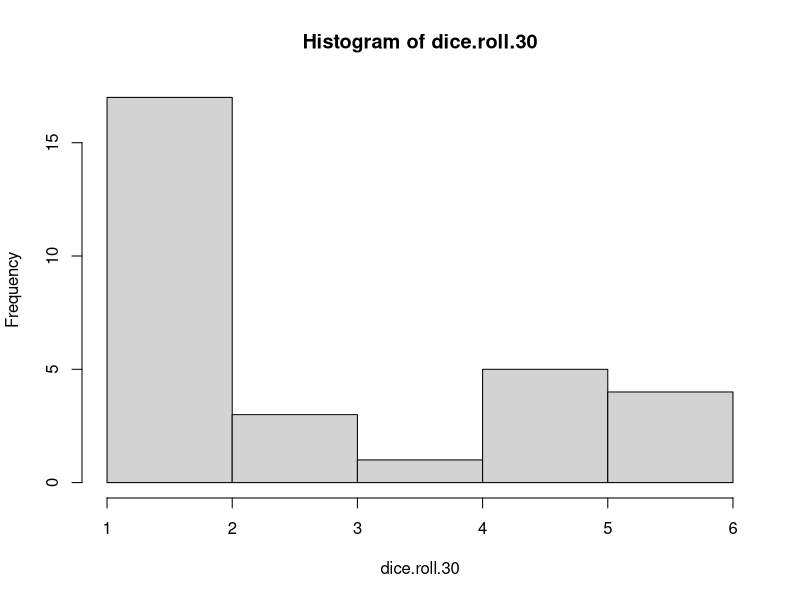
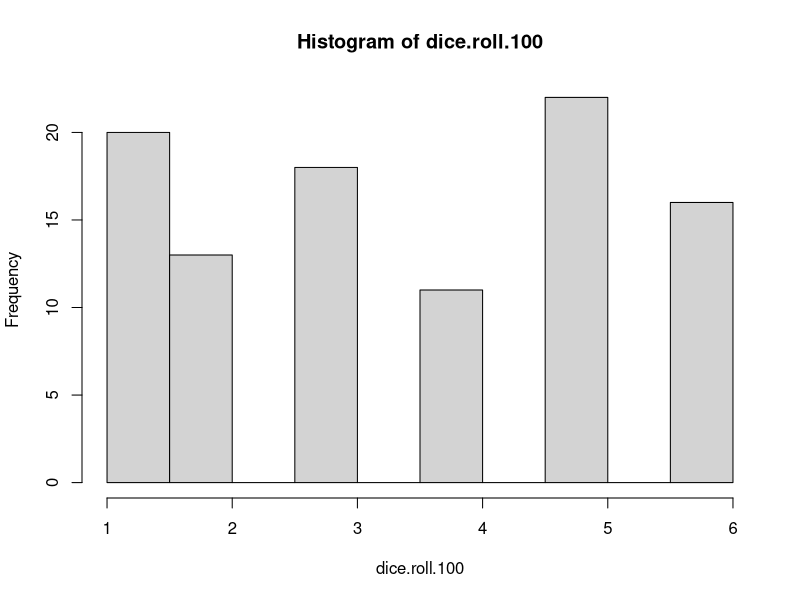

These charts were generated, in order, by the following R code:
## ---- chunk 1
dice.roll.30 <- sample(x = 1:6, size = 30, replace = TRUE)
sample(x = 1:6, size = 30, replace = TRUE)
## ---- chunk 2
a <- table(dice.roll.30)
as.data.frame(table(dice.roll.30))
hist(dice.roll.30)   
## ---- chunk 3
dice.roll.100 <- sample(x = 1:6, size = 100, replace = TRUE)
sample(x = 1:6, size = 100, replace = TRUE)
## ---- chunk 4
a <- table(dice.roll.100)
as.data.frame(table(dice.roll.100))
hist(dice.roll.100)
## ---- chunk 5

#Sample 1 

dice.roll.sample <- sample(x = 1:6, size = 100, replace = TRUE)
as.data.frame(table(dice.roll.sample))
v11 <- as.data.frame(table(dice.roll.sample))

sample.frequency1 <- v11 [ ,"Freq"]
Ttest1 <- t.test(sample.frequency1, mu= 0 )
print(Ttest1)
## ---- chunk 6

#Sample 2 

dice.roll.sample <- sample(x = 1:6, size = 100, replace = TRUE)
as.data.frame(table(dice.roll.sample))
v2 <-as.data.frame(table(dice.roll.sample))
sample.frequency2 <- v2 [ ,"Freq"]
Ttest2 <- t.test(sample.frequency2, mu= 0 )
print(Ttest2)
## ---- chunk 7

#Sample 3 

dice.roll.sample <- sample(x = 1:6, size = 100, replace = TRUE)
as.data.frame(table(dice.roll.sample))
v3<- as.data.frame(table(dice.roll.sample))
sample.frequency3 <- v3 [ ,"Freq"]
Ttest3 <- t.test(sample.frequency3, mu= 0 )
print(Ttest3)
## ---- chunk 8

#Sample 4 

dice.roll.sample <- sample(x = 1:6, size = 100, replace = TRUE)
as.data.frame(table(dice.roll.sample))
v4<- as.data.frame(table(dice.roll.sample))
sample.frequency4 <- v4 [ ,"Freq"]
Ttest4 <- t.test(sample.frequency4, mu= 0 )
print(Ttest4)
## ---- chunk 9

#Sample 5 

dice.roll.sample <- sample(x = 1:6, size = 100, replace = TRUE)
as.data.frame(table(dice.roll.sample))
v5 <- as.data.frame(table(dice.roll.sample))
sample.frequency5 <- v5 [ ,"Freq"]
Ttest5 <- t.test(sample.frequency5, mu= 0 )
print(Ttest5)
## ---- chunk 10

#Sample 6 

dice.roll.sample <- sample(x = 1:6, size = 100, replace = TRUE)
as.data.frame(table(dice.roll.sample))
v6 <- as.data.frame(table(dice.roll.sample))
sample.frequency6<- v6 [ ,"Freq"]
Ttest6 <- t.test(sample.frequency6, mu= 0 )
print(Ttest6)
## ---- chunk 11

#Sample 7 

dice.roll.sample <- sample(x = 1:6, size = 100, replace = TRUE)
as.data.frame(table(dice.roll.sample))
v7<- as.data.frame(table(dice.roll.sample))
sample.frequency7 <- v7 [ ,"Freq"]
Ttest7 <- t.test(sample.frequency7, mu= 0 )
print(Ttest7)
## ---- chunk 12

#Sample 8 

dice.roll.sample <- sample(x = 1:6, size = 100, replace = TRUE)
as.data.frame(table(dice.roll.sample))
v8 <- as.data.frame(table(dice.roll.sample))
sample.frequency8 <- v8 [ ,"Freq"]
Ttest8 <- t.test(sample.frequency8, mu= 0 )
print(Ttest8)
## ---- chunk 13

#Sample 9 

dice.roll.sample <- sample(x = 1:6, size = 100, replace = TRUE)
as.data.frame(table(dice.roll.sample))
v9 <- as.data.frame(table(dice.roll.sample))

sample.frequency9 <- v9 [ ,"Freq"]
Ttest9 <- t.test(sample.frequency9, mu= 0 )
print(Ttest9)
## ---- chunk 14

#Sample 10 

dice.roll.sample <- sample(x = 1:6, size = 100, replace = TRUE)
as.data.frame(table(dice.roll.sample))
v10 <- as.data.frame(table(dice.roll.sample))
sample.frequency10 <- v10 [ ,"Freq"]
Ttest10 <- t.test(sample.frequency10, mu= 0 )
print(Ttest10)
## ---- chunk 15
PopulationData <- cbind(v11, v2, v3, v4, v5, v6, v7, v8, v9, v10)
colnames(PopulationData )[2]<-"Sample1_Freq"
colnames(PopulationData )[4]<-"Sample2_Freq"
colnames(PopulationData )[6]<-"Sample3_Freq"
colnames(PopulationData )[8]<-"Sample4_Freq"
colnames(PopulationData )[10]<-"Sample5_Freq"
colnames(PopulationData )[12]<-"Sample6_Freq"
colnames(PopulationData )[14]<-"Sample7_Freq"
colnames(PopulationData )[16]<-"Sample8_Freq"
colnames(PopulationData )[18]<-"Sample9_Freq"
colnames(PopulationData )[20]<-"Sample10_Freq"
PopulationData <- PopulationData[, !duplicated(colnames(PopulationData), fromFirst = TRUE)]
print(PopulationData)
summary(PopulationData)
## ---- chunk 16
PopulationData$mean <- rowMeans(subset(PopulationData, select = c(Sample1_Freq, Sample2_Freq, Sample3_Freq, Sample4_Freq, Sample5_Freq, Sample6_Freq, Sample7_Freq ,Sample8_Freq, Sample9_Freq, Sample10_Freq )), na.rm = TRUE)

#Average of the 10 samples of 100 rolls by number of occurrences of each number: 
print.listof(PopulationData$mean)


